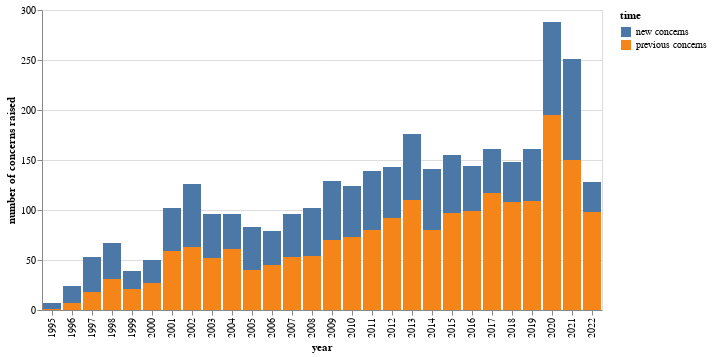

The notebook cell saved with this chart:
### Code cell
#line graph
alt.Chart(trade_concerns).mark_bar().encode(
    x="year",
    y="number of concerns raised",
    color="time"
)

### Figure 1 — Vega-Lite specification as saved in the notebook (floating-point values rounded to 4 significant figures)
{"config": {"view": {"continuousWidth": 400, "continuousHeight": 300}}, "data": {"name": "data-747aedf2baee8eec494076df5c9f61e9"}, "mark": "bar", "encoding": {"color": {"field": "time", "type": "nominal"}, "x": {"field": "year", "type": "nominal"}, "y": {"field": "number of concerns raised", "type": "quantitative"}}, "$schema": "https://vega.github.io/schema/vega-lite/v4.17.0.json", "datasets": {"data-747aedf2baee8eec494076df5c9f61e9": [{"dataId": null, "year": "1995", "number of concerns raised": 6, "isNew": true, "time": "new concerns"}, {"dataId": null, "year": "1996", "number of concerns raised": 17, "isNew": true, "time": "new concerns"}, {"dataId": null, "year": "1997", "number of concerns raised": 35, "isNew": true, "time": "new concerns"}, {"dataId": null, "year": "1998", "number of concerns raised": 36, "isNew": true, "time": "new concerns"}, {"dataId": null, "year": "1999", "number of concerns raised": 18, "isNew": true, "time": "new concerns"}, {"dataId": null, "year": "2000", "number of concerns raised": 23, "isNew": true, "time": "new concerns"}, {"dataId": null, "year": "2001", "number of concerns raised": 43, "isNew": true, "time": "new concerns"}, {"dataId": null, "year": "2002", "number of concerns raised": 63, "isNew": true, "time": "new concerns"}, {"dataId": null, "year": "2003", "number of concerns raised": 44, "isNew": true, "time": "new concerns"}, {"dataId": null, "year": "2004", "number of concerns raised": 35, "isNew": true, "time": "new concerns"}, {"dataId": null, "year": "2005", "number of concerns raised": 43, "isNew": true, "time": "new concerns"}, {"dataId": null, "year": "2006", "number of concerns raised": 34, "isNew": true, "time": "new concerns"}, {"dataId": null, "year": "2007", "number of concerns raised": 43, "isNew": true, "time": "new concerns"}, {"dataId": null, "year": "2008", "number of concerns raised": 48, "isNew": true, "time": "new concerns"}, {"dataId": null, "year": "2009", "number of concerns raised": 59, "isNew": true, "time": "new concerns"}, {"dataId": null, "year": "2010", "number of concerns raised": 51, "isNew": true, "time": "new concerns"}, {"dataId": null, "year": "2011", "number of concerns raised": 59, "isNew": true, "time": "new concerns"}, {"dataId": null, "year": "2012", "number of concerns raised": 51, "isNew": true, "time": "new concerns"}, {"dataId": null, "year": "2013", "number of concerns raised": 66, "isNew": true, "time": "new concerns"}, {"dataId": null, "year": "2014", "number of concerns raised": 61, "isNew": true, "time": "new concerns"}, {"dataId": null, "year": "2015", "number of concerns raised": 58, "isNew": true, "time": "new concerns"}, {"dataId": null, "year": "2016", "number of concerns raised": 45, "isNew": true, "time": "new concerns"}, {"dataId": null, "year": "2017", "number of concerns raised": 44, "isNew": true, "time": "new concerns"}, {"dataId": null, "year": "2018", "number of concerns raised": 40, "isNew": true, "time": "new concerns"}, {"dataId": null, "year": "2019", "number of concerns raised": 52, "isNew": true, "time": "new concerns"}, {"dataId": null, "year": "2020", "number of concerns raised": 93, "isNew": true, "time": "new concerns"}, {"dataId": null, "year": "2021", "number of concerns raised": 101, "isNew": true, "time": "new concerns"}, {"dataId": null, "year": "2022", "number of concerns raised": 30, "isNew": true, "time": "new concerns"}, {"dataId": null, "year": "1995", "number of concerns raised": 1, "isNew": false, "time": "previous concerns"}, {"dataId": null, "year": "1996", "number of concerns raised": 7, "isNew": false, "time": "previous concerns"}, {"dataId": null, "year": "1997", "number of concerns raised": 18, "isNew": false, "time": "previous concerns"}, {"dataId": null, "year": "1998", "number of concerns raised": 31, "isNew": false, "time": "previous concerns"}, {"dataId": null, "year": "1999", "number of concerns raised": 21, "isNew": false, "time": "previous concerns"}, {"dataId": null, "year": "2000", "number of concerns raised": 27, "isNew": false, "time": "previous concerns"}, {"dataId": null, "year": "2001", "number of concerns raised": 59, "isNew": false, "time": "previous concerns"}, {"dataId": null, "year": "2002", "number of concerns raised": 63, "isNew": false, "time": "previous concerns"}, {"dataId": null, "year": "2003", "number of concerns raised": 52, "isNew": false, "time": "previous concerns"}, {"dataId": null, "year": "2004", "number of concerns raised": 61, "isNew": false, "time": "previous concerns"}, {"dataId": null, "year": "2005", "number of concerns raised": 40, "isNew": false, "time": "previous concerns"}, {"dataId": null, "year": "2006", "number of concerns raised": 45, "isNew": false, "time": "previous concerns"}, {"dataId": null, "year": "2007", "number of concerns raised": 53, "isNew": false, "time": "previous concerns"}, {"dataId": null, "year": "2008", "number of concerns raised": 54, "isNew": false, "time": "previous concerns"}, {"dataId": null, "year": "2009", "number of concerns raised": 70, "isNew": false, "time": "previous concerns"}, {"dataId": null, "year": "2010", "number of concerns raised": 73, "isNew": false, "time": "previous concerns"}, {"dataId": null, "year": "2011", "number of concerns raised": 80, "isNew": false, "time": "previous concerns"}, {"dataId": null, "year": "2012", "number of concerns raised": 92, "isNew": false, "time": "previous concerns"}, {"dataId": null, "year": "2013", "number of concerns raised": 110, "isNew": false, "time": "previous concerns"}, {"dataId": null, "year": "2014", "number of concerns raised": 80, "isNew": false, "time": "previous concerns"}, {"dataId": null, "year": "2015", "number of concerns raised": 97, "isNew": false, "time": "previous concerns"}, {"dataId": null, "year": "2016", "number of concerns raised": 99, "isNew": false, "time": "previous concerns"}, {"dataId": null, "year": "2017", "number of concerns raised": 117, "isNew": false, "time": "previous concerns"}, {"dataId": null, "year": "2018", "number of concerns raised": 108, "isNew": false, "time": "previous concerns"}, {"dataId": null, "year": "2019", "number of concerns raised": 109, "isNew": false, "time": "previous concerns"}, {"dataId": null, "year": "2020", "number of concerns raised": 195, "isNew": false, "time": "previous concerns"}, {"dataId": null, "year": "2021", "number of concerns raised": 150, "isNew": false, "time": "previous concerns"}, {"dataId": null, "year": "2022", "number of concerns raised": 98, "isNew": false, "time": "previous concerns"}]}}
